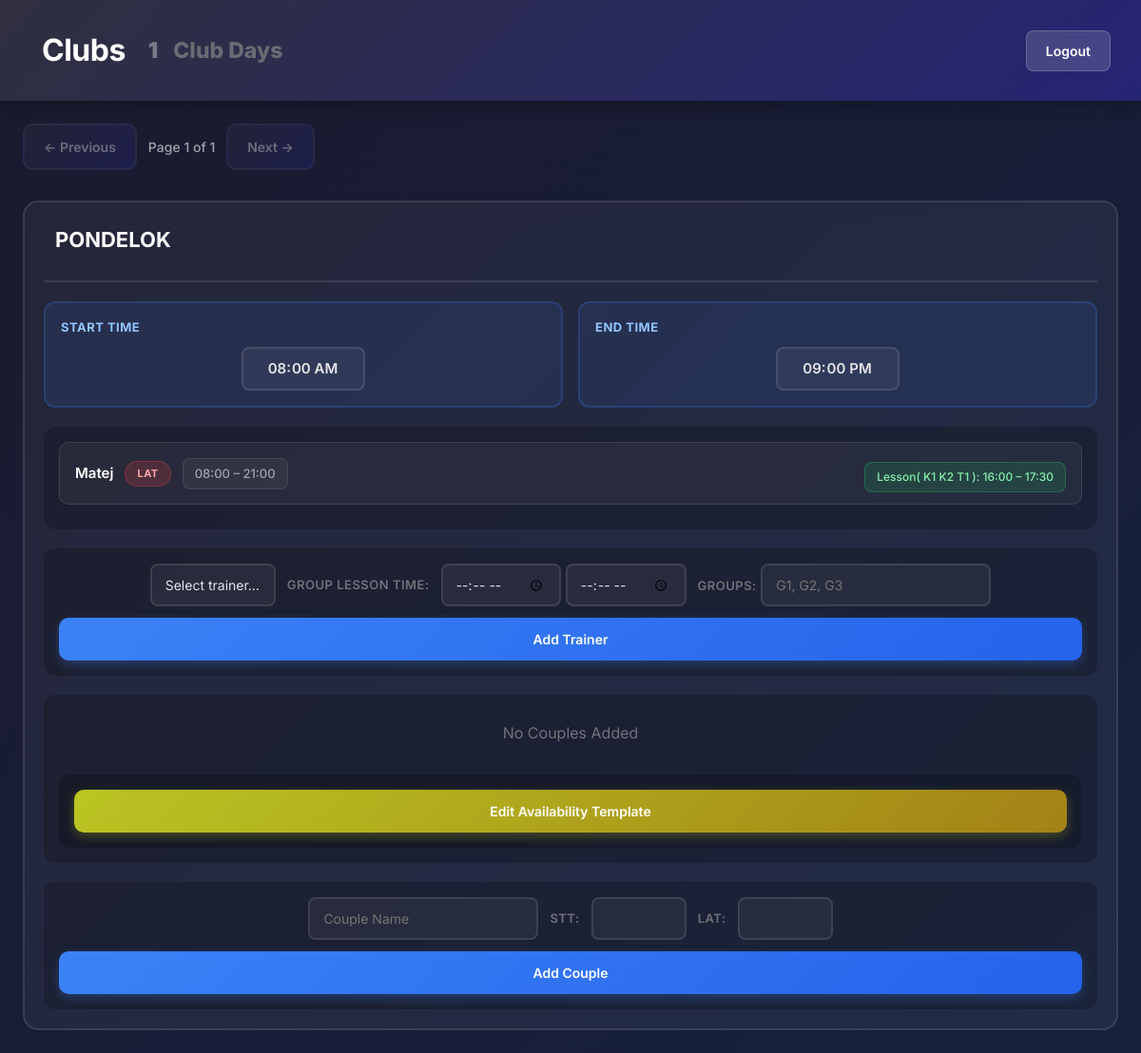
The app's page /trainer/club/trainer_view/18/ with its own data.
### TrainerClubs/models.py (models this page shows, shortened)
class Club(models.Model):
    club_owner = models.ForeignKey(User, on_delete=models.CASCADE, related_name='clubs')
    name = models.CharField(max_length=100)
    profile_picture = models.ImageField(upload_to='club_profiles/', blank=True, null=True)

### main/models.py (models this page shows, shortened)
class Day(models.Model):
    club = models.ForeignKey(Club, on_delete=models.CASCADE, related_name="day", blank=True, null=True)
    user = models.ForeignKey(User, on_delete=models.CASCADE, related_name='day')
    name = models.CharField(max_length=200)
    couples = models.ManyToManyField('Couple', related_name='days', blank=True)
    start_time = models.TimeField(default=time(8,0))
    end_time = models.TimeField(default=time(21,0))
    trainers = models.ManyToManyField('Trainer', related_name='day', blank=True)

class Trainer(models.Model):
    club = models.ForeignKey(Club, on_delete=models.CASCADE, related_name='trainer', null=True, blank=True)
    user = models.ForeignKey(User, on_delete=models.CASCADE, related_name='trainer')
    name = models.CharField(max_length = 200)
    group_lesson = models.ManyToManyField('GroupLesson', related_name='trainer', blank=True)
    start_time = models.TimeField()
    end_time = models.TimeField()
    focus = models.CharField(max_length=10, default="S&L")

class TrainerDayAvailability(models.Model):
    club = models.ForeignKey(Club, on_delete=models.CASCADE, related_name='trainer_availabilities', blank=True, null=True)
    user = models.ForeignKey(User, on_delete=models.CASCADE, related_name='trainer_availabilities')
    day = models.ForeignKey('Day', on_delete=models.CASCADE, related_name='trainer_availabilities')
    trainer = models.ForeignKey('Trainer', on_delete=models.CASCADE, related_name='day_availabilities')
    start_time = models.TimeField()
    end_time = models.TimeField()
    class Meta:
        unique_together = ('day', 'trainer')

class GroupLesson(models.Model):
    club = models.ForeignKey(Club, on_delete=models.CASCADE, related_name='group_lessons', blank=True, null=True)
    user = models.ForeignKey(User, on_delete=models.CASCADE, related_name='group_lessons')
    day = models.ForeignKey('Day', on_delete=models.CASCADE, related_name='group_lessons', null=True, blank=True)
    groups = models.ManyToManyField('Group', related_name='group_lessons', blank=True)
    time_interval_start = models.TimeField(default=time(0, 0))
    time_interval_end = models.TimeField(default=time(0, 0))

class Group(models.Model):
    club = models.ForeignKey(Club, on_delete=models.CASCADE, related_name='groups', null=True, blank=True)
    user = models.ForeignKey(User, on_delete=models.CASCADE, related_name='owned_groups')
    name = models.CharField(max_length=200)
    index = models.IntegerField(default=0)  # For sorting groups
    couples = []

### TrainerClubs/views.py (the view)
# urls.py: path('club/trainer_view/<int:club_id>/', views.show_not_trainer_club, name="show_not_trainer_club"),
def show_not_trainer_club(request, club_id):
    club = get_object_or_404(Club, id=club_id)
    groups = Group.objects.filter(club=club).all()
    days = Day.objects.filter(club=club).all()
    trainers = Trainer.objects.filter(club=club).all()
    paginator = Paginator(days, 2)
    page_number = request.GET.get('page',1)
    page_obj = paginator.get_page(page_number)
    return render(request, 'non_club_owner_view.html', {'club':club, 'days':page_obj.object_list, 'page_obj':page_obj, 'trainers': trainers, 'groups':groups})

### TrainerClubs/templates/non_club_owner_view.html (shortened to what this page needs)
<!DOCTYPE html>
{% load availability_tags %}
<html lang="en">
<head>
    <link href="https://cdn.jsdelivr.net/npm/bootstrap@5.3.0/dist/css/bootstrap.min.css" rel="stylesheet">
</head>
<body>
    <div class="header">
        <nav class="navbar navbar-expand-lg" style="background-color: none; margin: 0; padding: 0;">
            <div class="container-fluid" style="display: flex;">
                <a class="navbar-brand" href="/trainer/trainer_dashboard/"
                style="font-size: 32px; font-weight: 700; color: white; letter-spacing: -0.5px; text-decoration: none;">Clubs</a>
                <div class="collapse navbar-collapse" id="navbarSupportedContent">
                <ul class="navbar-nav me-auto mb-2 mb-lg-0" style="display: flex;">
                    <li class="nav-item">
                    <a class="nav-link" aria-current="page" href="/dancer/club/{{club.id}}/"
                    style="
                        color: #797988 !important;
                        font-size: 23px !important;
                        font-weight: 1000 !important;
                        background: none;
                    ">{{ club.name }}</a>
                    </li>
                    <li class="nav-item">
                    <a class="nav-link disabled" aria-current="page"
                    style="
                        color: #6b6b75 !important;
                        font-size: 23px !important;
                        font-weight: 800 !important;
                        background: none;
                    ">Club Days</a>
                    </li>
                </ul>
                </div>
            </div>
        </nav>
        <a class="header-nav-btn" href="{% url 'logout' %}">Logout</a>
    </div>
    <div class="main-container">
        <div class="top-bar">
            <div class="nav-buttons">
                <a id="prev-page"
                   class="nav-btn{% if not page_obj.has_previous %} disabled{% endif %}"
                   data-club-id="{{club.id}}"
                   {% if page_obj.has_previous %}
                   href="?page={{ page_obj.previous_page_number }}"
                   data-target-page="{{ page_obj.previous_page_number }}"
                   {% else %}
                   aria-disabled="true" style="pointer-events: none;"
                   {% endif %}>← Previous</a>
                <span>Page {{ page_obj.number }} of {{ page_obj.paginator.num_pages }}</span>
                <a id="next-page"
                   class="nav-btn{% if not page_obj.has_next %} disabled{% endif %}"
                   data-club-id="{{club.id}}"
                   {% if page_obj.has_next %}
                   href="?page={{ page_obj.next_page_number }}"
                   data-target-page="{{ page_obj.next_page_number }}"
                   {% else %}
                   aria-disabled="true" style="pointer-events: none;"
                   {% endif %}>Next →</a>
            </div>
        </div>
        <div class="slider-container">
            <div id="days-slider" class="days-slider">
                <div class="days-page" data-page="{{ page_obj.number }}">
                    {% load availability_tags %}
                    {% for day in days %}
                    <div class="day-card" data-day-id="{{ day.id }}">
                        <div class="day-header">
                            <h3 contenteditable="false"
                                data-day-id="{{ day.id }}"
                                data-original="{{ day.name }}"
                                class="editable-day-name"
                                >{{ day.name }}</h3>
                        </div>
                        <div class="time-window">
                            <div class="time-block">
                                <p class="time-title">Start Time</p>
                                <div class="time-input-wrap">
                                    <input class="time-readonly"type="time" id="start-{{ day.id }}" name="start_time" data-day-id="{{ day.id }}" data-club-id="{{ club.id }}"
                                        value="{{ day.start_time|time:'H:i' }}" step="900" disabled>
                                </div>
                            </div>
                            <div class="time-block">
                                <p class="time-title">End Time</p>
                                <div class="time-input-wrap">
                                    <input type="time" class="time-readonly" id="end-{{ day.id }}" name="end_time" data-day-id="{{ day.id }}" data-club-id="{{ club.id }}"
                                        value="{{ day.end_time|time:'H:i' }}" step="900"disabled>
                                </div>
                            </div>
                        </div>
                        <div class="trainer-list">
                            {% for trainer in day.trainers.all %}
                            <div class="trainer-card">
                                <div class="trainer-meta">
                                    <span class="trainer-name editable-trainer" contenteditable="false"
                                        data-trainer-id="{{ trainer.id }}"
                                        data-original="{{ trainer.name }}">{{ trainer.name }}</span>
                                    {% if trainer.focus %}
                                    <span class="focus-badge focus-{{ trainer.focus|lower }} editable-trainer-focus"
                                        contenteditable="false"
                                        data-trainer-id="{{ trainer.id }}"
                                        data-original="{{ trainer.focus }}">{{ trainer.focus }}</span>
                                    {% endif %}
                                    <span class="time-chip">
                                        <span class="editable-start-time"
                                            data-trainer-id="{{ trainer.id }}"
                                            contenteditable="true"
                                            data-day-id="{{ day.id }}"
                                            data-club-id="{{ club.id }}"
                                            data-original="{{ day|trainer_start_for_day:trainer|time:'H:i' }}">
                                            {{ day|trainer_start_for_day:trainer|time:'H:i' }}
                                        </span>
                                        –
                                        <span class="editable-end-time"
                                            data-trainer-id="{{ trainer.id }}"
                                            contenteditable="true"
                                            data-day-id="{{ day.id }}"
                                            data-club-id="{{ club.id }}"
                                            data-original="{{ day|trainer_end_for_day:trainer|time:'H:i' }}">
                                            {{ day|trainer_end_for_day:trainer|time:'H:i' }}
                                        </span>
                                    </span>
                                </div>
                                {% if trainer.group_lesson.all %}
                                <div style="display:flex; flex-wrap:wrap; gap:8px; margin-top:8px;">
                                    {% for lesson in trainer.group_lesson.all %}
                                    {% if lesson.day and lesson.day.id == day.id %}
                                        <span class="lesson-chip">
                                            Lesson(
                                                {% for x in lesson.groups.all%}
                                                {{ x.name }}
                                                {% endfor %}
                                            ): {{ lesson.time_interval_start|time:'H:i' }} – {{ lesson.time_interval_end|time:'H:i' }}
                                        </span>
                                    {% endif %}
                                    {% endfor %}
                                </div>
                                {% endif %}
                            </div>
                            {% empty %}
                            <p style="color: #71717a; text-align: center; padding: 12px;">No trainers assigned</p>
                            {% endfor %}
                        </div>
                        <form method="POST" action="{% url 'add_trainer_to_day_by_trainer' club_id=club.id%}">
                            <div class="assign-row">
                                <div class="assign-fields">
                                    <select class="form-select" name="trainer_id" style="max-width: fit-content;" required>
                                        <option value="" selected disabled>Select trainer…</option>
                                    </select>
                                        <span class="small-label">Group Lesson Time:</span>
                                        <div>
                                            <input type="time" name="start_time" placeholder="--:--" step="900"/>
                                            <input type="time" name="end_time" placeholder="--:--" step="900"/>
                                        </div>
                                    <div>
                                        <span class="small-label">Groups:</span>
                                        <input type="text" name="groups" placeholder="G1, G2, G3"/>
                                    </div>
                                </div>
                                <button type="submit">Add Trainer</button>
                            </div>
                        </form>
                        {% if day.couples.all %}
                        <div class="couple-list">
                            {% for couple in day.couples.all %}
                            <div class="couple-item"
                                data-couple-id="{{ couple.id }}" data-day-id="{{ day.id }}">
                                <div>
                                    <span class="editable-couple">{{ couple.name }}</span>
                                    <span class="editable-time-duration"
                                        style="color: #71717a;">{{ couple.min_duration }}</span>
                                    <span style="color: #71717a; font-size: 12px;">min</span>
                                </div>
                            </div>
                            {% endfor %}
                            <div class="assign-row">
                                <form method="GET" action="{% url 'sheet' club.id%}">
                                    <button type="submit" class="btn-success"
                                    style="background: linear-gradient(135deg, #bac522 0%, #a38216 100%); box-shadow: 0 4px 12px rgba(197, 194, 34, 0.3); margin-top: 0px !important;">Edit Availability Template</button>
                                </form>
                            </div>
                        </div>
                        {% else %}
                        <div class="couple-list">
                            <p style="color: #71717a; text-align: center; padding: 12px;">No Couples Added</p>
                            <div class="assign-row">
                                <form method="GET" action="{% url 'sheet' club.id%}">
                                    <button type="submit" class="btn-success"
                                    style="background: linear-gradient(135deg, #bac522 0%, #a38216 100%); box-shadow: 0 4px 12px rgba(197, 194, 34, 0.3); margin-top: 0px !important;">Edit Availability Template</button>
                                </form>
                            </div>
                        </div>
                        {% endif %}
                        <form method="POST" action="{% url 'add_couple_by_not_club_owner' club.id%}" class="add-to-day-form">
                            <div class="assign-row">
                                <div class="assign-fields">
                                    <input type="text" name="couple_name" placeholder="Couple Name" required>
                                    <label class="small-label">STT:</label>
                                    <input type="text" name="dance_class_stt" style="max-width: 100px;">
                                    <label class="small-label">LAT:</label>
                                    <input type="text" name="dance_class_lat" style="max-width: 100px;">
                                </div>
                                <button type="submit">Add Couple</button>
                            </div>
                        </form>
                    </div>
                    {% endfor %}
                </div>
            </div>
        </div>
    </div>
</body>
</html>

### records on screen
Club: name "1"
Day: name "PONDELOK", start_time "08:00", end_time "21:00", id.start_time "08:00", id.end_time "21:00", shows "No Couples Added"
Trainer: name "Matej", focus "LAT"
GroupLesson: time_interval_start "16:00", time_interval_end "17:30"
Group: name "K1"
Group: name "K2"
Group: name "T1"

### other values on screen
{{ page_obj.number }} "1"
{{ page_obj.paginator.num_pages }} "1"
